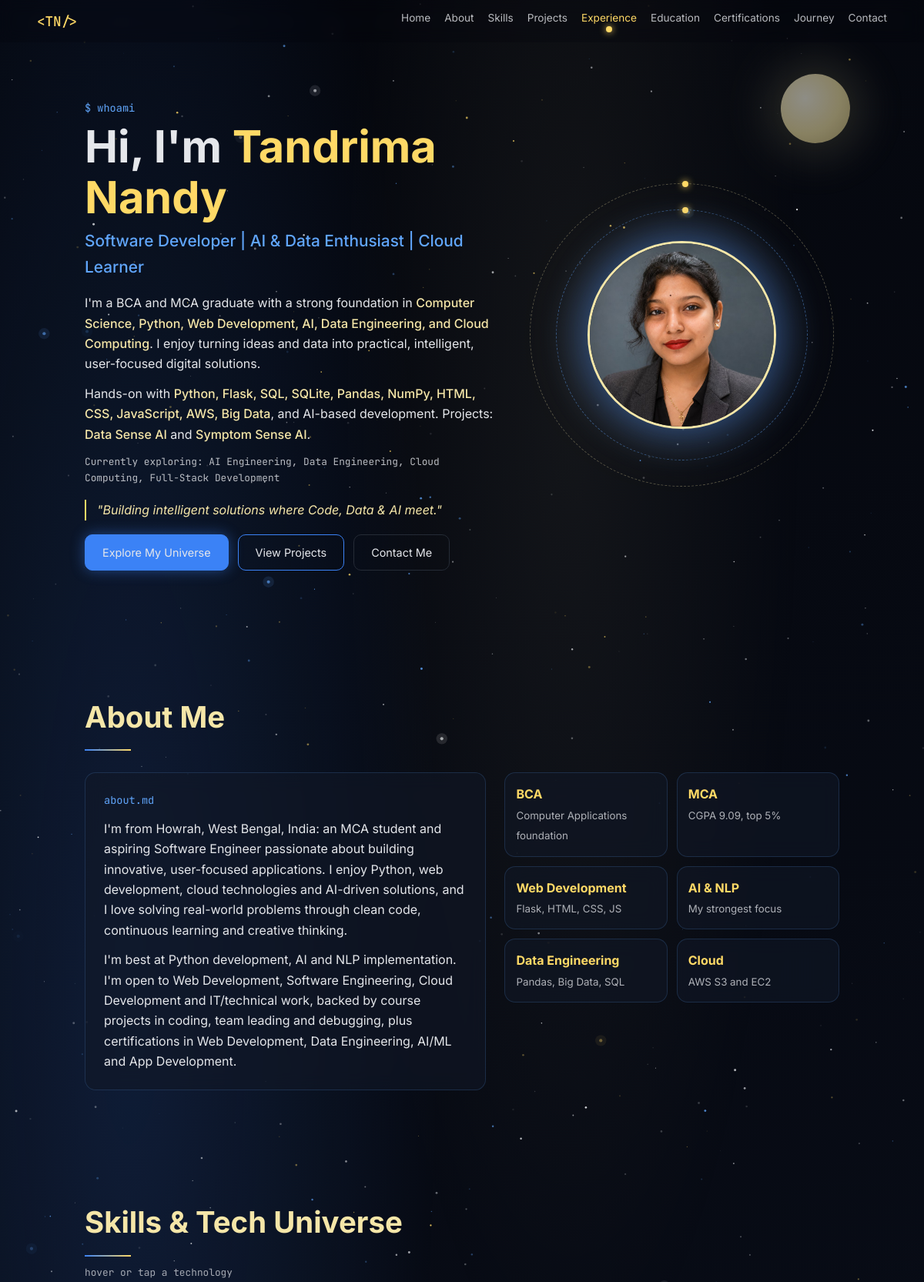
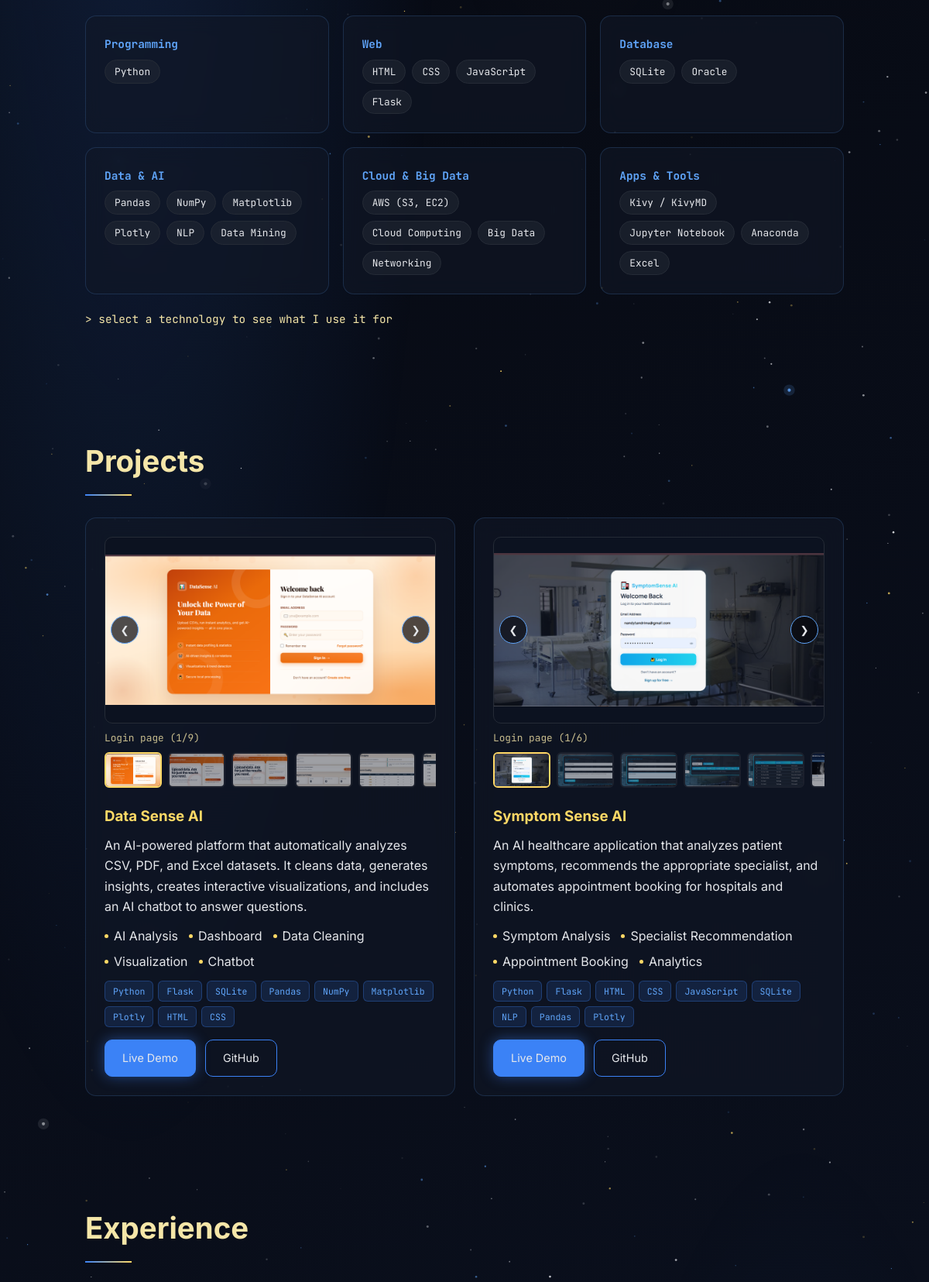
The page / (upper part) on the database its author committed (2 pictures, top to bottom).
### tables this page shows
CREATE TABLE skills(id INTEGER PRIMARY KEY, category TEXT, name TEXT, description TEXT);

CREATE TABLE projects(id INTEGER PRIMARY KEY, name TEXT, description TEXT,
  tech TEXT, features TEXT, live_url TEXT, github_url TEXT, image TEXT, sort INTEGER);

### app.py (the view)
@app.route("/")
def index():
    db = get_db()
    skills = {}
    for s in db.execute("SELECT * FROM skills ORDER BY id"):
        skills.setdefault(s["category"], []).append(s)
    return render_template(
        "index.html",
        projects=[dict(r, gallery=gallery(r["name"])) for r in db.execute("SELECT * FROM projects ORDER BY sort")],
        skills=skills,
        experience=db.execute("SELECT * FROM timeline WHERE kind='experience' ORDER BY sort").fetchall(),
        education=db.execute("SELECT * FROM timeline WHERE kind='education' ORDER BY sort").fetchall(),
        certs=db.execute("SELECT * FROM certificates ORDER BY id").fetchall(),
    )

### app.py (called while the page is built)
def get_db():
    if "db" not in g:
        g.db = sqlite3.connect(DB_PATH)
        g.db.row_factory = sqlite3.Row
    return g.db

def gallery(name):
    slug = re.sub(r"[^a-z0-9]+", "-", name.lower()).strip("-")
    folder = os.path.join(BASE, "static", "images", slug)
    if not os.path.isdir(folder):
        return []
    files = sorted(f for f in os.listdir(folder) if f.lower().endswith((".png", ".jpg", ".jpeg", ".webp")))
    return [{"src": f"images/{slug}/{f}",
             "cap": re.sub(r"^\d+-", "", os.path.splitext(f)[0]).replace("-", " ").capitalize()} for f in files]

@app.template_filter("split")
def split_filter(v):
    return [x for x in (v or "").split("|") if x]

### templates/index.html (shortened to what this page needs)
<!DOCTYPE html>
<html lang="en">
<head>
<link rel="stylesheet" href="{{ url_for('static', filename='css/style.css') }}">
</head>
<body>
<div class="nebula" id="nebula"></div>
<div class="moon" id="moon"></div>
<canvas id="space"></canvas>
<header class="nav" id="nav">
  <a href="#home" class="brand">&lt;TN/&gt;</a>
  <nav id="menu">
    <a href="#home">Home</a><a href="#about">About</a><a href="#skills">Skills</a><a href="#projects">Projects</a>
    <a href="#experience">Experience</a><a href="#education">Education</a><a href="#certifications">Certifications</a>
    <a href="#journey">Journey</a><a href="#contact">Contact</a>
    <span class="dot" id="dot"></span>
  </nav>
</header>
<main>
<section id="home" class="hero">
  <div class="hero-text">
    <p class="mono tag">$ whoami</p>
    <h1>Hi, I'm <span class="gold">Tandrima Nandy</span></h1>
    <h2>Software Developer | AI &amp; Data Enthusiast | Cloud Learner</h2>
    <p class="lead">I'm a BCA and MCA graduate with a strong foundation in <b>Computer Science, Python, Web Development, AI, Data Engineering, and Cloud Computing</b>. I enjoy turning ideas and data into practical, intelligent, user-focused digital solutions.</p>
    <p class="lead">Hands-on with <b>Python, Flask, SQL, SQLite, Pandas, NumPy, HTML, CSS, JavaScript, AWS, Big Data</b>, and AI-based development. Projects: <b>Data Sense AI</b> and <b>Symptom Sense AI</b>.</p>
    <p class="mono small">Currently exploring: AI Engineering, Data Engineering, Cloud Computing, Full-Stack Development</p>
    <p class="quote">"Building intelligent solutions where Code, Data &amp; AI meet."</p>
    <div class="btns">
      <a class="btn primary" href="#about">Explore My Universe</a>
      <a class="btn" href="#projects">View Projects</a>
      <a class="btn ghost" href="#contact">Contact Me</a>
    </div>
  </div>
  <div class="portrait-wrap" id="portrait">
    <div class="ring r1"><i></i></div><div class="ring r2"><i></i></div>
    <div class="portrait">
      <img src="{{ url_for('static', filename='images/profile.jpg') }}" alt="Tandrima Nandy" onerror="this.remove()">
      <span class="initials">TN</span>
    </div>
  </div>
</section>
<section id="about">
  <h2 class="title">About Me</h2>
  <div class="about-grid">
    <div class="card glass term">
      <p class="mono tag">about.md</p>
      <p>I'm from Howrah, West Bengal, India: an MCA student and aspiring Software Engineer passionate about building innovative, user-focused applications. I enjoy Python, web development, cloud technologies and AI-driven solutions, and I love solving real-world problems through clean code, continuous learning and creative thinking.</p>
      <p>I'm best at Python development, AI and NLP implementation. I'm open to Web Development, Software Engineering, Cloud Development and IT/technical work, backed by course projects in coding, team leading and debugging, plus certifications in Web Development, Data Engineering, AI/ML and App Development.</p>
    </div>
    <div class="orbit-list">
      {% for t,d in [('BCA','Computer Applications foundation'),('MCA','CGPA 9.09, top 5%'),('Web Development','Flask, HTML, CSS, JS'),('AI &amp; NLP','My strongest focus'),('Data Engineering','Pandas, Big Data, SQL'),('Cloud','AWS S3 and EC2')] %}
      <div class="chip glass"><b>{{ t|safe }}</b><small>{{ d }}</small></div>
      {% endfor %}
    </div>
  </div>
</section>
<section id="skills">
  <h2 class="title">Skills &amp; Tech Universe</h2>
  <p class="sub mono">hover or tap a technology</p>
  <div class="skill-groups">
    {% for cat, items in skills.items() %}
    <div class="card glass">
      <h3 class="mono">{{ cat }}</h3>
      <div class="nodes">
        {% for s in items %}<button class="node" data-desc="{{ s.description }}">{{ s.name }}</button>{% endfor %}
      </div>
    </div>
    {% endfor %}
  </div>
  <p class="desc mono" id="skill-desc" aria-live="polite">&gt; select a technology to see what I use it for</p>
</section>
<section id="projects">
  <h2 class="title">Projects</h2>
  <div class="projects">
    {% for p in projects %}
    <article class="card glass project tilt">
      {% if p.gallery %}
      <div class="gallery" aria-label="{{ p.name }} screenshots">
        <div class="gal-stage">
          <button class="gal-main" type="button" aria-label="Open screenshot full size"><img src="{{ url_for('static', filename=p.gallery[0].src) }}" alt="{{ p.gallery[0].cap }}"></button>
          <button class="gal-nav prev" type="button" aria-label="Previous screenshot">&#10094;</button>
          <button class="gal-nav next" type="button" aria-label="Next screenshot">&#10095;</button>
        </div>
        <p class="gal-cap mono small"></p>
        <div class="thumbs">
          {% for g in p.gallery %}<button class="thumb{{ ' on' if loop.first }}" type="button" data-src="{{ url_for('static', filename=g.src) }}" data-cap="{{ g.cap }}"><img loading="lazy" src="{{ url_for('static', filename=g.src) }}" alt="{{ g.cap }}"></button>{% endfor %}
        </div>
      </div>
      {% else %}
      <div class="shot">
        <img src="{{ url_for('static', filename=p.image) }}" alt="{{ p.name }} screenshot" onerror="this.remove()">
        <span class="mono">{{ p.name }} screenshot</span>
      </div>
      {% endif %}
      <h3 class="gold">{{ p.name }}</h3>
      <p>{{ p.description }}</p>
      <ul class="feat">{% for f in p.features|split %}<li>{{ f }}</li>{% endfor %}</ul>
      <div class="tags">{% for t in p.tech|split %}<span class="mono">{{ t }}</span>{% endfor %}</div>
      <div class="btns">
        <a class="btn primary" href="{{ p.live_url }}" target="_blank" rel="noopener">Live Demo</a>
        <a class="btn" href="{{ p.github_url }}" target="_blank" rel="noopener">GitHub</a>
      </div>
    </article>
    {% endfor %}
  </div>
</section>
<section id="experience">
  <h2 class="title">Experience</h2>
</section>
</main>
</body>
</html>

### rows shown on the page
skills: category "Programming", name "Python"
skills: category "Web", name "HTML"
skills: name "CSS"
skills: name "JavaScript"
skills: name "Flask"
skills: category "Database", name "SQLite"
skills: name "Oracle"
skills: category "Data & AI", name "Pandas"
skills: name "NumPy"
skills: name "Matplotlib"
skills: name "Plotly"
skills: name "NLP"
skills: name "Data Mining"
skills: category "Cloud & Big Data", name "AWS (S3, EC2)"
skills: name "Cloud Computing"
skills: name "Big Data"
skills: name "Networking"
skills: category "Apps & Tools", name "Kivy / KivyMD"
skills: name "Jupyter Notebook"
skills: name "Anaconda"
skills: name "Excel"
projects: shows a picture, name "Data Sense AI", description "An AI-powered platform that automatically analyzes CSV, PDF, and Excel datasets. It cleans data, generates insights, creates interactive visualizations, and includes an AI chatbot to answer questions.", features "AI Analysis" "Dashboard" "Data Cleaning" "Visualization" "Chatbot", tech "Python" "Flask" "SQLite" "Pandas" "NumPy" "Matplotlib" "Plotly" "HTML" "CSS"
projects: shows a picture, name "Symptom Sense AI", description "An AI healthcare application that analyzes patient symptoms, recommends the appropriate specialist, and automates appointment booking for hospitals and clinics.", features "Symptom Analysis" "Specialist Recommendation" "Appointment Booking" "Analytics", tech "Python" "Flask" "HTML" "CSS" "JavaScript" "SQLite" "NLP" "Pandas" "Plotly"

### other values the page prints
{{ t|safe }} "BCA" "MCA" "Web Development" "AI & NLP" "Data Engineering" "Cloud"
{{ d }} "Computer Applications foundation" "CGPA 9.09, top 5%" "Flask, HTML, CSS, JS" "My strongest focus" "Pandas, Big Data, SQL" "AWS S3 and EC2"
